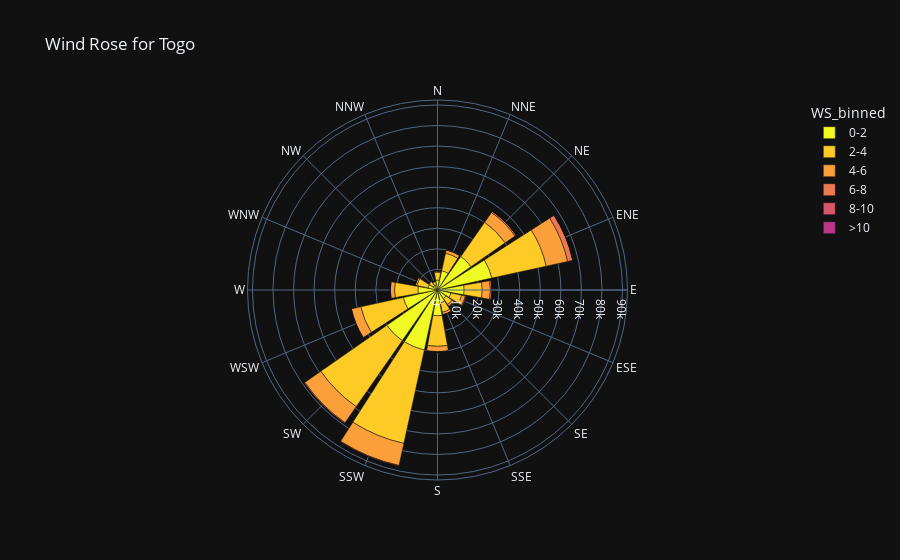
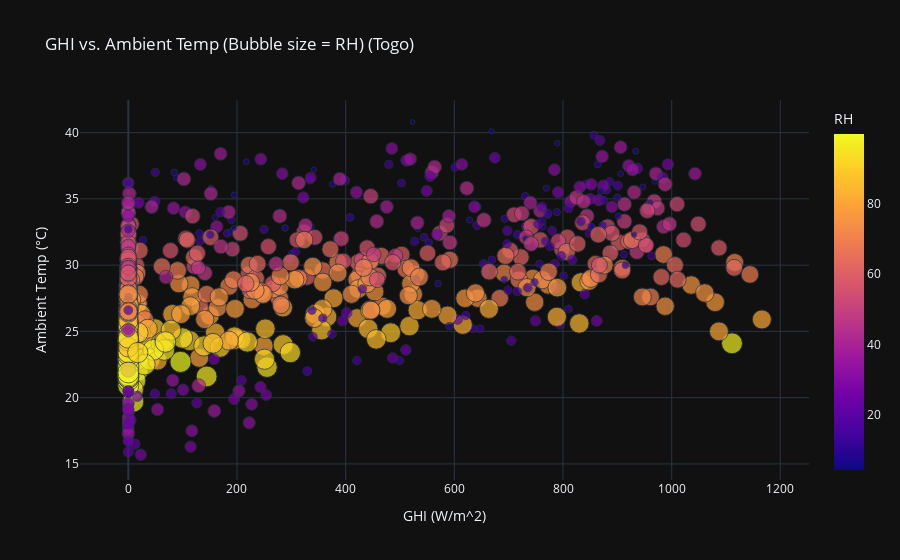

The notebook cell these images were saved under, in order:
### Code cell
# --- Chunk 10: Distribution Histograms ---

fig, (ax1, ax2) = plt.subplots(1, 2, figsize=(16, 6))

sns.histplot(data=df_togo_clean, x='GHI', bins=50, kde=True, ax=ax1)
ax1.set_title('Distribution of GHI (Togo)')

sns.histplot(data=df_togo_clean, x='WD', bins=36, kde=False, ax=ax2)
ax2.set_title('Distribution of Wind Direction (WD) (Togo)')

plt.tight_layout()
plt.show()


# --- Chunk 11: Wind Rose ---

df_togo_clean['WD_binned'] = pd.cut(
    df_togo_clean['WD'], bins=16,
    labels=['N', 'NNE', 'NE', 'ENE', 'E', 'ESE', 'SE', 'SSE',
            'S', 'SSW', 'SW', 'WSW', 'W', 'WNW', 'NW', 'NNW']
)
df_togo_clean['WS_binned'] = pd.cut(
    df_togo_clean['WS'], bins=[0, 2, 4, 6, 8, 10, 100],
    labels=['0-2', '2-4', '4-6', '6-8', '8-10', '>10']
)

wind_rose_data = df_togo_clean.groupby(['WD_binned', 'WS_binned']).size().reset_index(name='count')

fig_rose = px.bar_polar(
    wind_rose_data, r="count", theta="WD_binned", color="WS_binned",
    title="Wind Rose for Togo", template="plotly_dark",
    color_discrete_sequence=px.colors.sequential.Plasma_r
)
fig_rose.show()


# --- Chunk 12: Bubble Chart ---

fig_bubble = px.scatter(
    df_sample, x="GHI", y="Tamb", size="RH", color="RH",
    title="GHI vs. Ambient Temp (Bubble size = RH) (Togo)",
    template="plotly_dark", size_max=15
)
fig_bubble.update_layout(xaxis_title="GHI (W/m^2)", yaxis_title="Ambient Temp (°C)")
fig_bubble.show()

### Figure 1 — Plotly figure (JSON) as saved in the notebook; plotly's stock layout.template omitted (floating-point values rounded to 4 significant figures)
{"data": [{"hovertemplate": "WS_binned=0-2<br>count=%{r}<br>WD_binned=%{theta}<extra></extra>", "legendgroup": "0-2", "marker": {"color": "#f0f921", "pattern": {"shape": ""}}, "name": "0-2", "r": [4826, 9608, 19872, 27060, 12976, 6679, 5016, 6409, 12537, 29909, 30047, 17027, 9513, 4712, 2608, 2519], "showlegend": true, "subplot": "polar", "theta": ["N", "NNE", "NE", "ENE", "E", "ESE", "SE", "SSE", "S", "SSW", "SW", "WSW", "W", "WNW", "NW", "NNW"], "type": "barpolar"}, {"hovertemplate": "WS_binned=2-4<br>count=%{r}<br>WD_binned=%{theta}<extra></extra>", "legendgroup": "2-4", "marker": {"color": "#fdca26", "pattern": {"shape": ""}}, "name": "2-4", "r": [3854, 8705, 20256, 27098, 8792, 5345, 3616, 4701, 14874, 46492, 39127, 21174, 11379, 5553, 2363, 1702], "showlegend": true, "subplot": "polar", "theta": ["N", "NNE", "NE", "ENE", "E", "ESE", "SE", "SSE", "S", "SSW", "SW", "WSW", "W", "WNW", "NW", "NNW"], "type": "barpolar"}, {"hovertemplate": "WS_binned=4-6<br>count=%{r}<br>WD_binned=%{theta}<extra></extra>", "legendgroup": "4-6", "marker": {"color": "#fb9f3a", "pattern": {"shape": ""}}, "name": "4-6", "r": [590, 1602, 5857, 10674, 3983, 1862, 1035, 1133, 2644, 10993, 9511, 4680, 2074, 808, 387, 333], "showlegend": true, "subplot": "polar", "theta": ["N", "NNE", "NE", "ENE", "E", "ESE", "SE", "SSE", "S", "SSW", "SW", "WSW", "W", "WNW", "NW", "NNW"], "type": "barpolar"}, {"hovertemplate": "WS_binned=6-8<br>count=%{r}<br>WD_binned=%{theta}<extra></extra>", "legendgroup": "6-8", "marker": {"color": "#ed7953", "pattern": {"shape": ""}}, "name": "6-8", "r": [97, 160, 697, 2503, 741, 450, 306, 209, 174, 393, 475, 144, 87, 112, 60, 49], "showlegend": true, "subplot": "polar", "theta": ["N", "NNE", "NE", "ENE", "E", "ESE", "SE", "SSE", "S", "SSW", "SW", "WSW", "W", "WNW", "NW", "NNW"], "type": "barpolar"}, {"hovertemplate": "WS_binned=8-10<br>count=%{r}<br>WD_binned=%{theta}<extra></extra>", "legendgroup": "8-10", "marker": {"color": "#d8576b", "pattern": {"shape": ""}}, "name": "8-10", "r": [29, 28, 38, 135, 102, 204, 101, 61, 30, 8, 4, 1, 2, 13, 12, 15], "showlegend": true, "subplot": "polar", "theta": ["N", "NNE", "NE", "ENE", "E", "ESE", "SE", "SSE", "S", "SSW", "SW", "WSW", "W", "WNW", "NW", "NNW"], "type": "barpolar"}, {"hovertemplate": "WS_binned=>10<br>count=%{r}<br>WD_binned=%{theta}<extra></extra>", "legendgroup": ">10", "marker": {"color": "#bd3786", "pattern": {"shape": ""}}, "name": ">10", "r": [34, 17, 24, 24, 18, 49, 30, 9, 1, 0, 0, 0, 0, 3, 4, 19], "showlegend": true, "subplot": "polar", "theta": ["N", "NNE", "NE", "ENE", "E", "ESE", "SE", "SSE", "S", "SSW", "SW", "WSW", "W", "WNW", "NW", "NNW"], "type": "barpolar"}], "layout": {"polar": {"domain": {"x": [0.0, 1.0], "y": [0.0, 1.0]}, "angularaxis": {"direction": "clockwise", "rotation": 90}}, "legend": {"title": {"text": "WS_binned"}, "tracegroupgap": 0}, "title": {"text": "Wind Rose for Togo"}, "barmode": "relative"}}

### Figure 2 — Plotly figure (JSON) as saved in the notebook; plotly's stock layout.template omitted (floating-point values rounded to 4 significant figures; data arrays with more than 128 entries replaced by an {"elided": "..."} marker saying what was removed)
{"data": [{"hovertemplate": "GHI=%{x}<br>Tamb=%{y}<br>RH=%{marker.color}<extra></extra>", "legendgroup": "", "marker": {"color": {"elided": "1000 float values"}, "coloraxis": "coloraxis", "size": {"elided": "1000 float values"}, "sizemode": "area", "sizeref": 0.4431, "symbol": "circle"}, "mode": "markers", "name": "", "orientation": "v", "showlegend": false, "x": {"elided": "1000 float values"}, "xaxis": "x", "y": {"elided": "1000 float values"}, "yaxis": "y", "type": "scatter"}], "layout": {"xaxis": {"anchor": "y", "domain": [0.0, 1.0], "title": {"text": "GHI (W/m^2)"}}, "yaxis": {"anchor": "x", "domain": [0.0, 1.0], "title": {"text": "Ambient Temp (°C)"}}, "coloraxis": {"colorbar": {"title": {"text": "RH"}}, "colorscale": [[0.0, "#0d0887"], [0.1111, "#46039f"], [0.2222, "#7201a8"], [0.3333, "#9c179e"], [0.4444, "#bd3786"], [0.5556, "#d8576b"], [0.6667, "#ed7953"], [0.7778, "#fb9f3a"], [0.8889, "#fdca26"], [1.0, "#f0f921"]]}, "legend": {"tracegroupgap": 0, "itemsizing": "constant"}, "title": {"text": "GHI vs. Ambient Temp (Bubble size = RH) (Togo)"}}}
